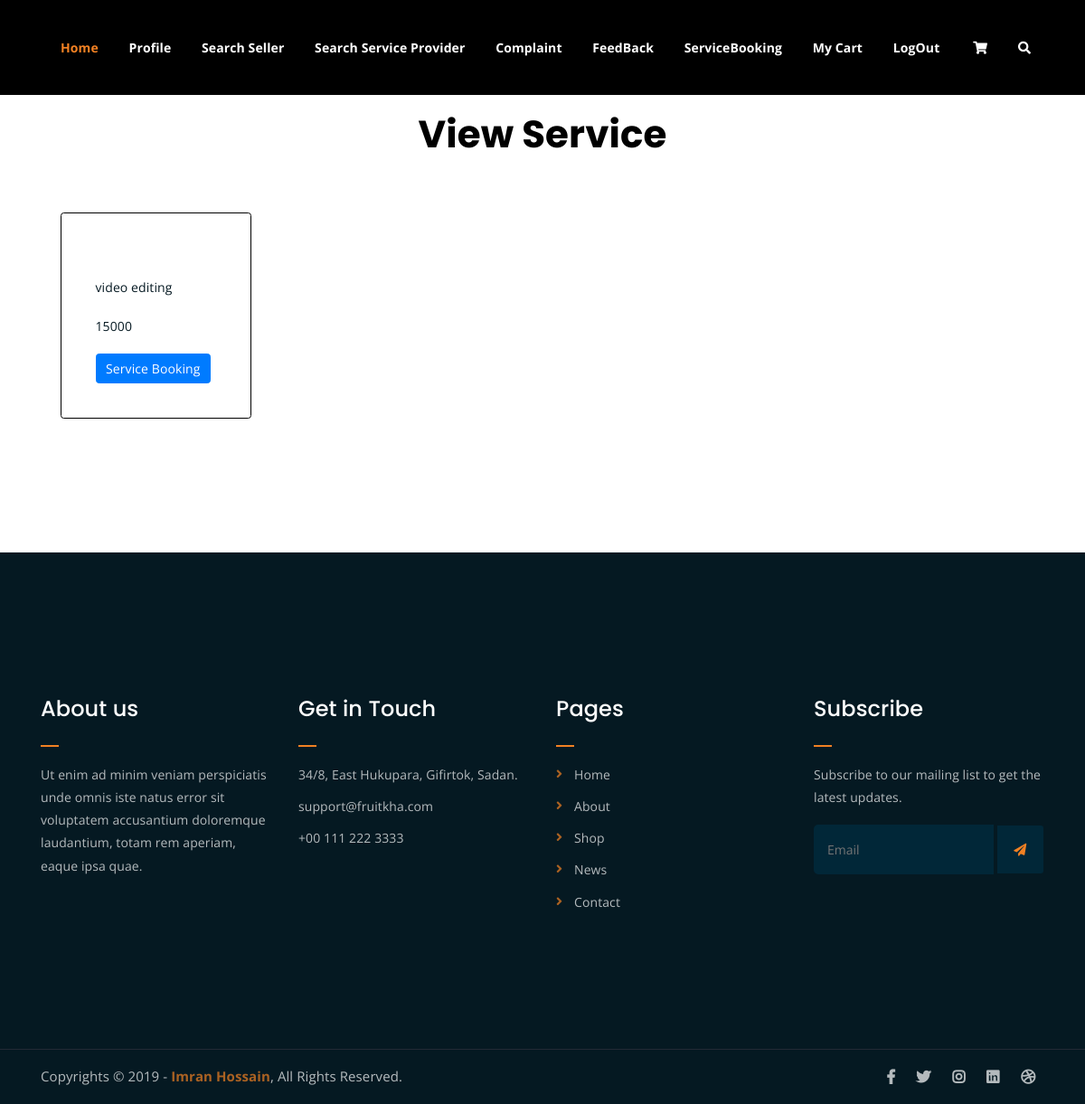
Page /User/viewservices/2 on the earlier database version.
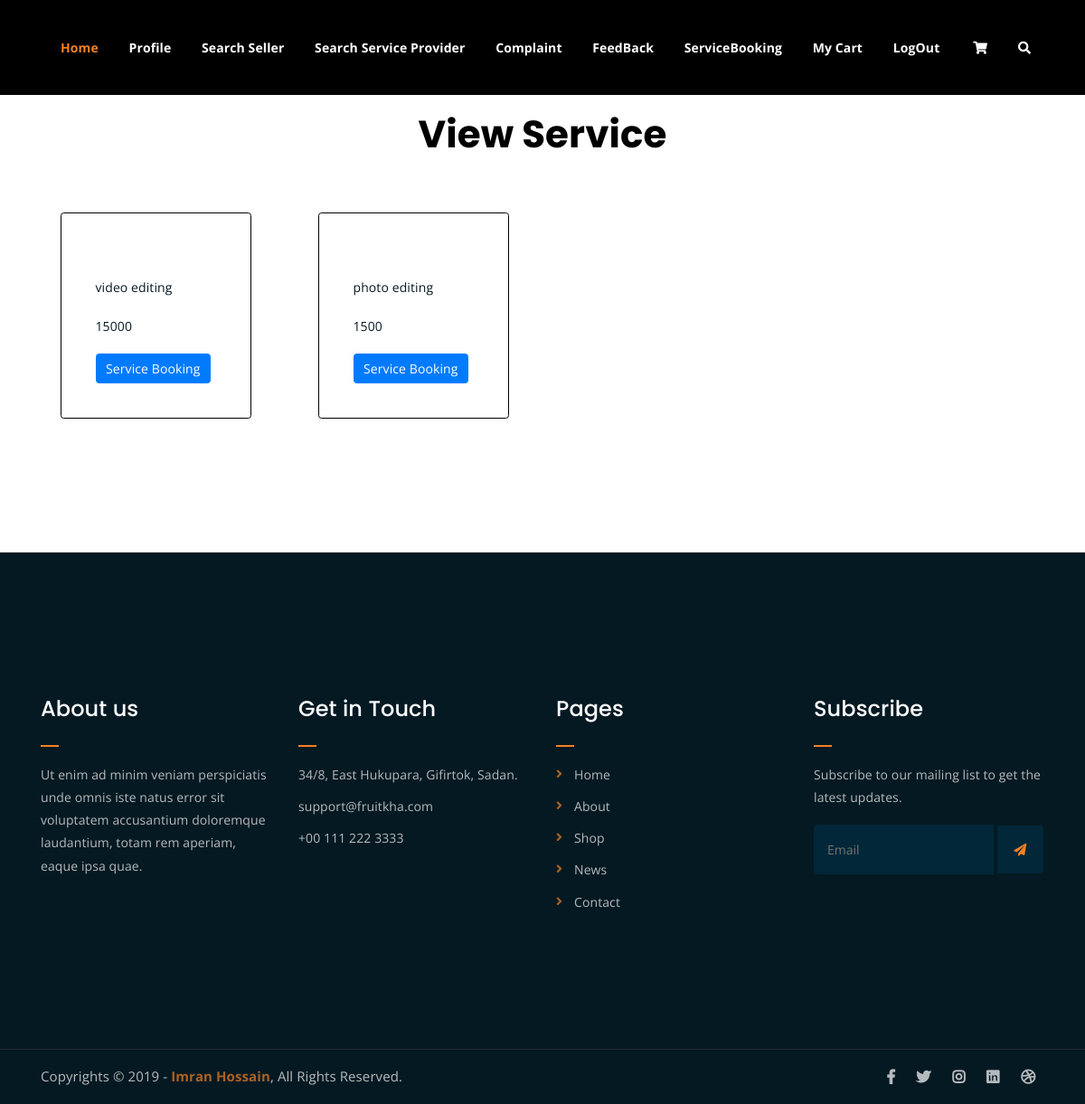
Same page on the later database version.
### ServiceProvider/models.py (models this page shows)
class tbl_services(models.Model):
    name=models.CharField(max_length=50)
    rate=models.IntegerField()
    details=models.CharField(max_length=50)
    service=models.ForeignKey(tbl_service,on_delete=models.CASCADE)
    serviceprovider=models.ForeignKey(tbl_serviceprovider,on_delete=models.CASCADE)

### User/views.py (the view)
# urls.py: path('viewservices/<int:vid>',views.viewservices,name="ViewServices"),
def viewservices(request,vid):
    sdata=tbl_serviceprovider.objects.get(id=vid)
    rdata=tbl_services.objects.filter(serviceprovider=sdata)
    return render(request,"User/ViewServices.html",{'rdata':rdata})

### User/Templates/User/ViewServices.html (shortened to what this page needs)
{% extends 'User/header.html'%}
{% load static %}
{% block content %}
<!DOCTYPE html>
<html lang="en">
<head>
</head>
<body>
    <center><h2 style="color: black">View Service</h2></center>
    <form action="" method="post" id="">
        <div class="container mt-5">
            <div class="row">
                {% for i in rdata %}
                <div class="col-md-3">
                    <div class="card" style="border: 1px solid black; margin: 22px; padding: 20px;">
                        <div class="card-body">
                            <h5 class="card-title">{{ i.name }}</h5>
                            <p class="card-text">{{ i.details }}</p>
                            <p class="card-text">{{ i.rate }}</p>
                            <a href="{% url 'User:ServiceBooking' i.id %}" class="btn btn-primary">Service Booking</a>
                        </div>
                    </div>
                </div>
                {% endfor %}
            </div>
        </div>
    </form>
</body>
</html>
{% endblock content %}

Differences in the rows shown:
added tbl_services: details "photo editing", rate "1500"
